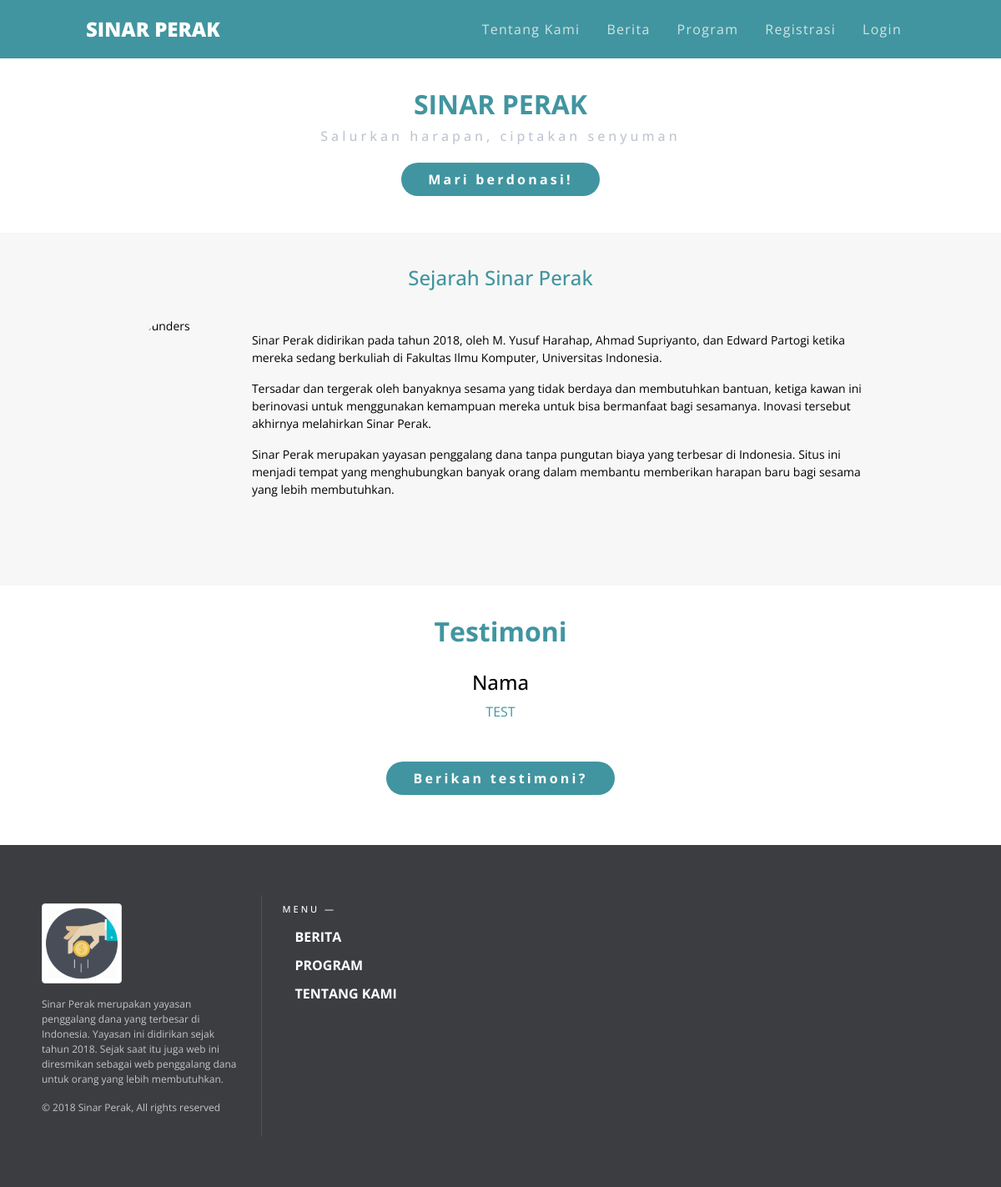
Page /about/ on the earlier database version.
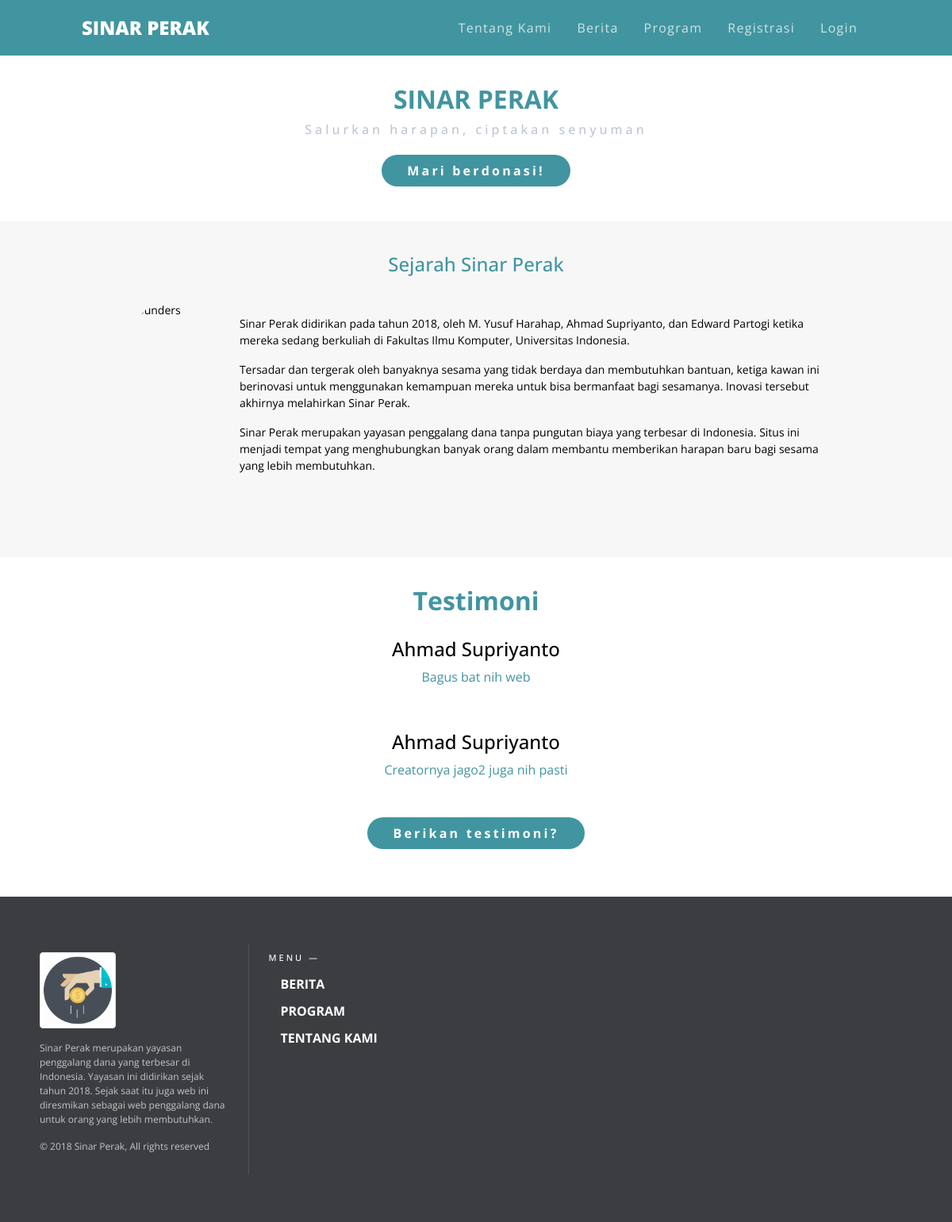
Same page on the later database version.
### AboutApp/models.py (models this page shows)
class testi_Model(models.Model):
    name = models.CharField(max_length=200)
    komenModel = models.TextField(max_length=1000)

### AboutApp/views.py (the view)
def aboutIndex(request):
    allTesti = testi_Model.objects.all()
    if request.user.is_authenticated:
        strNama = request.user.first_name + " " + request.user.last_name
        strNama = strNama.strip()
        request.session['name'] = strNama
        request.session['email'] = request.user.email
    if (request.method == "POST"):
        form = testi_form(request.POST)
    else:
        form = testi_form()
    if 'name' in request.session:
        form = testi_form(initial={'name':request.session['name']})
        response['nama'] = request.session['name']
    else:
        response['nama'] = ''
    return render(request, 'about.html', {'form':form, 'allTesti':allTesti, 'nama':response['nama']})

### AboutApp/templates/about.html (shortened to what this page needs)
{% load static %}
{% load staticfiles %}
<!DOCTYPE html>
<html>
<head>
	<link rel="stylesheet" href="{% static 'css/bootstrap.css' %}">
	<link rel="stylesheet" href="{% static 'css/style.css' %}">
</head>
<body>
    {% include 'navbar.html' %}
	<section id="title">
		<div class="container-fluid yusuf-max-width">
			<h2 align="center" style="padding-top:2rem;" align="center">SINAR PERAK</h2>
			<h6 align="center" style="color:#BFC6D1">Salurkan harapan, ciptakan senyuman</h6>
		</div>
		<div class="content">
			<div class="yusuf-container-konten text-center">
				<a class="btn btn-primary yusuf-isi-button border-0" href="/program/">
					<span class="yusuf-bold">Mari berdonasi!</span>
				</a>
            </div>
		</div>
	</section>
	<section class="about-history" id='history'>
	<div class="history-content">
		<h4 style="margin-bottom:2rem; text-align:center; color: #4195A0;">Sejarah Sinar Perak</h4>
		<div class="flex-content">
			<img class="rounded-img" src="https://www.youcaring.com/wp-content/themes/YC_homepage/assets/images/yc-founders.jpg" alt="Founders" />
			<div>
				<p>Sinar Perak didirikan pada tahun 2018, oleh M. Yusuf Harahap, Ahmad Supriyanto, dan Edward Partogi ketika mereka sedang berkuliah di Fakultas Ilmu Komputer, Universitas Indonesia.</p>
				<p>Tersadar dan tergerak oleh banyaknya sesama yang tidak berdaya dan membutuhkan bantuan, ketiga kawan ini berinovasi untuk menggunakan kemampuan mereka untuk bisa bermanfaat bagi sesamanya. Inovasi tersebut akhirnya melahirkan Sinar Perak.</p>
				<p>Sinar Perak merupakan yayasan penggalang dana tanpa pungutan biaya yang terbesar di Indonesia. Situs ini menjadi tempat yang menghubungkan banyak orang dalam membantu memberikan harapan baru bagi sesama yang lebih membutuhkan.</p>
			</div>
		</div>
	</div>
	</section>
	<section id="testimoni">
	<div>
		<div class="yusuf-max-width">
			<h2 class="text-center">Testimoni</h2>
			<section>
			{% if allTesti %}
			{% for testi in allTesti %}
			<div class="testimoni-content">
				<h4 class="text-center" style="color:black">{{ testi.name }}</h4>
				<div class="flex-content text-center">
					<div>
						<p>{{ testi.komenModel }}</p>
					</div>
				</div>
			</div>
			{% endfor %}
			{% else %}
			<div class="testimoni-content">
				<h4 class="text-center" style="color:black">Nama</h4>
				<div class="flex-content text-center">
					<div>
						<p>TEST</p>
					</div>
				</div>
			</div>
			{% endif %}
			</section>
			<section>
			<div class="yusuf-container-konten text-center">
				{% if user.is_authenticated %}
				<button type="button" class="btn btn-primary yusuf-isi-button border-0" id="ask-form">
				{% else %}
				<button type="button" class="btn btn-primary yusuf-isi-button border-0" id="ask-form-unlogged">
				{% endif %}
				<span class="yusuf-bold">Berikan testimoni?</span>
				</button>
			</div>
			</section>
		</div>
	</div>
	</section>
    {% include 'footer.html' %}
</body>
</html>

Differences in the rows shown:
added testi_Model: name "Ahmad Supriyanto", komenModel "Bagus bat nih web"
added testi_Model: name "Ahmad Supriyanto", komenModel "Creatornya jago2 juga nih pasti"
Other differences:
text no longer shown: "Nama TEST"
